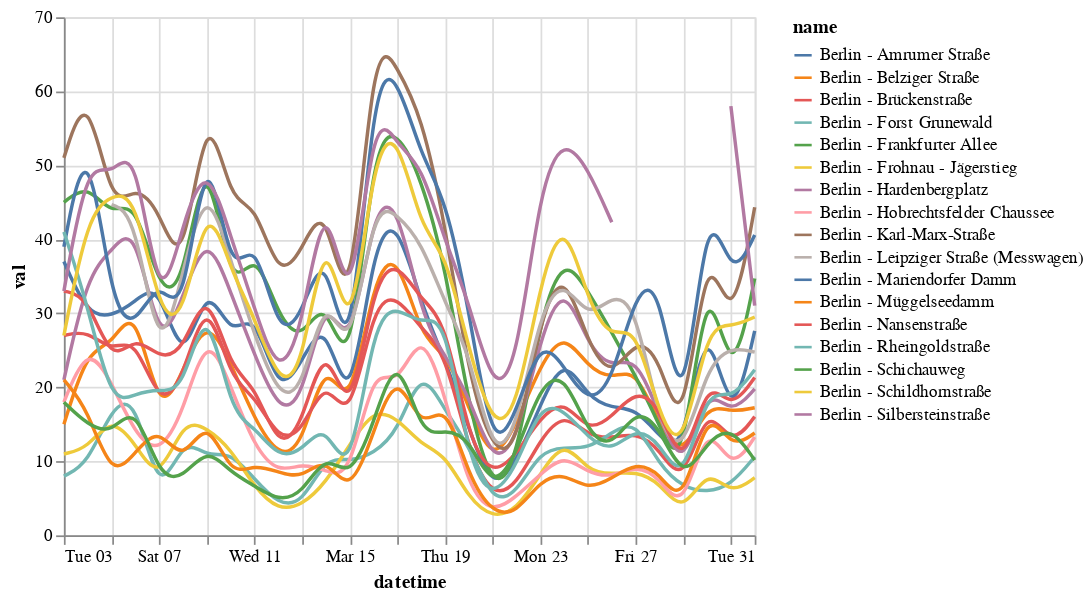

Notebook code cell kept with this figure:
### Code cell
alt.Chart(berlin_daily_avg).mark_line(interpolate='basis').encode(
    x='datetime:T',
    y='val:Q',
    color='name:N'
)

### Figure 1 — Vega-Lite specification as saved in the notebook (floating-point values rounded to 4 significant figures; data arrays with more than 128 entries replaced by an {"elided": "..."} marker saying what was removed)
{"config": {"view": {"continuousWidth": 400, "continuousHeight": 300}}, "data": {"name": "data-04ec0c2d0845205b01501d3bd7f28032"}, "mark": {"type": "line", "interpolate": "basis"}, "encoding": {"color": {"type": "nominal", "field": "name"}, "x": {"type": "temporal", "field": "datetime"}, "y": {"type": "quantitative", "field": "val"}}, "$schema": "https://vega.github.io/schema/vega-lite/v4.8.1.json", "datasets": {"data-04ec0c2d0845205b01501d3bd7f28032": {"elided": "508 records"}}}
